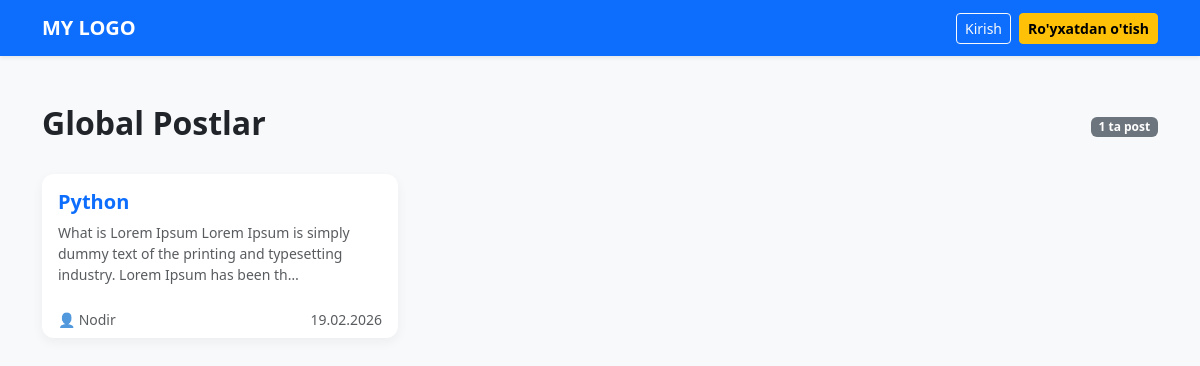
The page / on the database its author committed.
### users/models.py (models this page shows, shortened)
class Post(models.Model):
    STATUS_CHOICES = (
        ('global', 'Global'),
        ('private', 'Private'),
    )
    author = models.ForeignKey(User, on_delete=models.CASCADE, related_name='posts')
    title = models.CharField(max_length=200)
    content = models.TextField()
    status = models.CharField(max_length=10, choices=STATUS_CHOICES, default='global')
    created_at = models.DateTimeField(auto_now_add=True)
    updated_at = models.DateTimeField(auto_now=True)

### users/views.py (the view)
# urls.py: path('', views.post_list, name='post_list'),
def post_list(request):
    posts = Post.objects.filter(status='global').order_by('-created_at')
    return render(request, 'post_list.html', {'posts': posts})

### templates/post_list.html (shortened to what this page needs)
<!DOCTYPE html>
<html lang="uz">
<head>
    <link href="https://cdn.jsdelivr.net/npm/bootstrap@5.3.0/dist/css/bootstrap.min.css" rel="stylesheet">
</head>
<body class="bg-light">
<nav class="navbar navbar-expand-lg navbar-dark bg-primary mb-5 shadow-sm">
    <div class="container">
        <a class="navbar-brand" href="{% url 'post_list' %}">MY LOGO</a>
        <div class="ms-auto d-flex align-items-center">
            {% if user.is_authenticated %}
                <span class="text-white me-3 small">Salom, {{ user.username }}</span>
                <a href="{% url 'my_posts' %}" class="btn btn-light btn-sm fw-bold me-2">Mening postlarim</a>
                <a href="{% url 'post_create' %}" class="btn btn-warning btn-sm fw-bold me-2">+ Yangi post</a>
                <form action="{% url 'logout' %}" method="post" style="display: inline;">
                    {% csrf_token %}
                    <button type="submit" class="btn btn-danger btn-sm">Chiqish</button>
                </form>
            {% else %}
                <a href="{% url 'login' %}" class="btn btn-outline-light btn-sm me-2">Kirish</a>
                <a href="{% url 'signup' %}" class="btn btn-warning btn-sm fw-bold">Ro'yxatdan o'tish</a>
            {% endif %}
        </div>
    </div>
</nav>
<div class="container">
    <div class="d-flex justify-content-between align-items-center mb-4">
        <h2 class="fw-bold">Global Postlar</h2>
        <span class="badge bg-secondary">{{ posts.count }} ta post</span>
    </div>
    <div class="row">
        {% for post in posts %}
        <div class="col-md-6 col-lg-4 mb-4">
            <div class="card post-card h-100">
                <div class="card-body">
                    <h5 class="card-title fw-bold">
                        <a href="{% url 'post_detail' post.pk %}" class="text-decoration-none text-primary">{{ post.title }}</a>
                    </h5>
                    <p class="card-text text-muted small">{{ post.content|truncatechars:120 }}</p>
                </div>
                <div class="card-footer bg-transparent border-0 d-flex justify-content-between text-muted small">
                    <span>👤 {{ post.author.username }}</span>
                    <span>{{ post.created_at|date:"d.m.Y" }}</span>
                </div>
            </div>
        </div>
        {% endfor %}
    </div>
</div>
</body>
</html>

### templates/post_list.html (style rules this page uses)
.post-card { border: none; border-radius: 12px; transition: 0.3s; box-shadow: 0 4px 12px rgba(0,0,0,0.05); }
.navbar-brand { font-weight: 800; }

### rows shown on the page
Post: title "Python", content "What is Lorem Ipsum Lorem Ipsum is simply dummy text of the printing and typesetting industry. Lorem Ipsum has been th…", author.username "Nodir", created_at "19.02.2026"

### other values the page prints
{{ posts.count }} "1"
